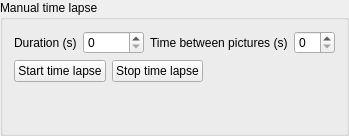
                   <widget class="QGroupBox" name="groupBox_4">
                    <property name="title">
                     <string>Manual time lapse</string>
                    </property>
                    <layout class="QVBoxLayout" name="verticalLayout_6">
                     <item>
                      <layout class="QHBoxLayout" name="horizontalLayout_15">
                       <item>
                        <widget class="QLabel" name="label_20">
                         <property name="text">
                          <string>Duration (s)</string>
                         </property>
                        </widget>
                       </item>
                       <item>
                        <widget class="QSpinBox" name="time_lapse_duration_sb">
                         <property name="accessibleName">
                          <string>time lapse duration</string>
                         </property>
                         <property name="maximum">
                          <number>99999</number>
                         </property>
                        </widget>
                       </item>
                       <item>
                        <widget class="QLabel" name="label_21">
                         <property name="text">
                          <string>Time between pictures (s)</string>
                         </property>
                        </widget>
                       </item>
                       <item>
                        <widget class="QSpinBox" name="time_lapse_wait_sb">
                         <property name="accessibleName">
                          <string>time lapse wait</string>
                         </property>
                        </widget>
                       </item>
                      </layout>
                     </item>
                     <item>
                      <layout class="QHBoxLayout" name="horizontalLayout_31">
                       <item>
                        <widget class="QPushButton" name="start_time_lapse_pb">
                         <property name="text">
                          <string>Start time lapse</string>
                         </property>
                        </widget>
                       </item>
                       <item>
                        <widget class="QPushButton" name="stop_time_lapse_pb">
                         <property name="text">
                          <string>Stop time lapse</string>
                         </property>
                        </widget>
                       </item>
                       <item>
                        <spacer name="horizontalSpacer_6">
                         <property name="orientation">
                          <enum>Qt::Horizontal</enum>
                         </property>
                         <property name="sizeHint" stdset="0">
                          <size>
                           <width>40</width>
                           <height>20</height>
                          </size>
                         </property>
                        </spacer>
                       </item>
                      </layout>
                     </item>
                     <item>
                      <spacer name="verticalSpacer_4">
                       <property name="orientation">
                        <enum>Qt::Vertical</enum>
                       </property>
                       <property name="sizeHint" stdset="0">
                        <size>
                         <width>20</width>
                         <height>40</height>
                        </size>
                       </property>
                      </spacer>
                     </item>
                    </layout>
                   </widget>
